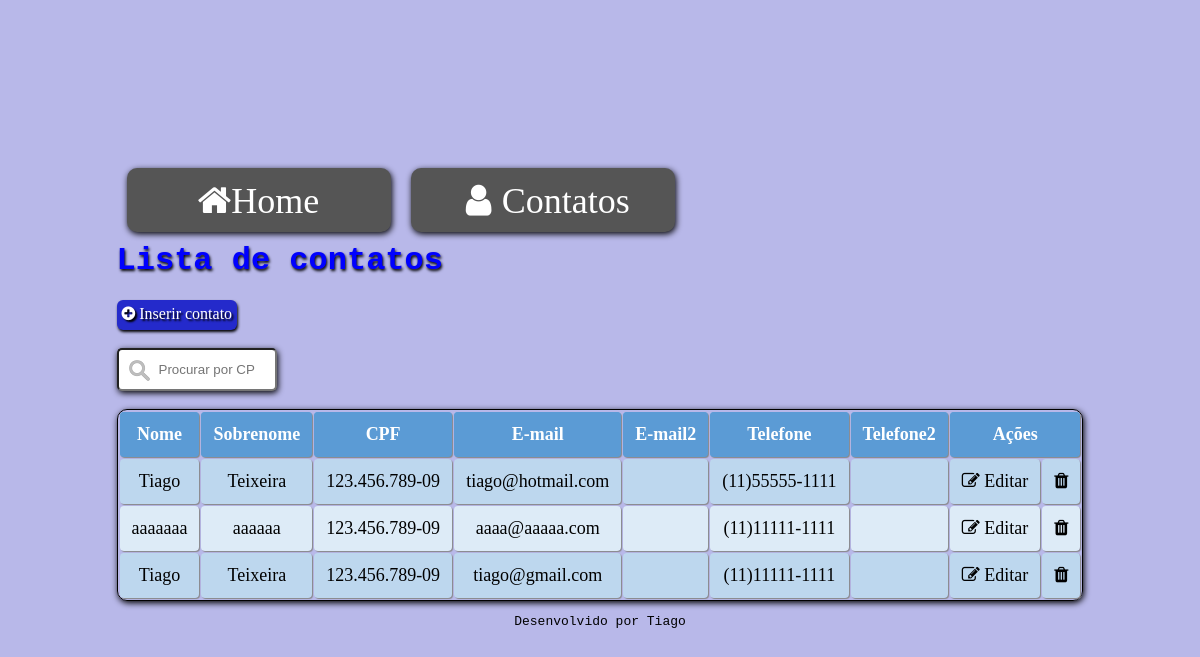
Page /index.php?pagina=usuarios on the committed database.
### tables this page shows
CREATE TABLE `usuarios` (
  `id_usuario` int NOT NULL AUTO_INCREMENT,
  `nome` varchar(255) NOT NULL,
  `sobrenome` varchar(255) NOT NULL,
  `cpf` varchar(14) DEFAULT NULL,
  `email` varchar(255) DEFAULT NULL,
  `email2` varchar(255) DEFAULT NULL,
  `telefone` varchar(14) DEFAULT NULL,
  `telefone2` varchar(14) DEFAULT NULL,
  PRIMARY KEY (`id_usuario`)
);

### db.php (called while the page is built)
<?php
$dados = file_get_contents('./config.json');
$dadosArray = json_decode($dados, true);
$server = $dadosArray["server"];
$user = $dadosArray["user"];
$password = $dadosArray["password"];
$db = $dadosArray["database"];
$conexao = mysqli_connect($server, $user, $password, $db);
$query = 'SELECT * FROM usuarios';
$consulta_usuarios = mysqli_query($conexao, $query);

### views/usuarios.php (the view)
<h1 id="listaContatos">Lista de contatos</h1>
<a href="?pagina=inserir_usuario" class="inserirNovo"><i class="fa fa-plus-circle" aria-hidden="true"></i> Inserir contato</a><br><br>
<input type="text" id="entradaSearch" maxlength="14" onkeyup="search()" placeholder="Procurar por CPFs" title="Digite o CPF"><br><br>
<table id="tabela" style="border:1px solid black;">
    <tr class="header">
        <th>Nome</th>
        <th>Sobrenome</th>
        <th>CPF</th>
        <th>E-mail</th>
        <th>E-mail2</th>
        <th>Telefone</th>
        <th>Telefone2</th>
        <th colspan="2">Ações</th>
    </tr>
    <?php
    while ($linha =  mysqli_fetch_array($consulta_usuarios)) {
        echo "<tr><td>" . $linha['nome'] . "</td>";
        echo "<td>" . $linha['sobrenome'] . "</td>";
        echo "<td>" . $linha['cpf'] . "</td>";
        echo "<td>" . $linha['email'] . "</td>";
        echo "<td>" . $linha['email2'] . "</td>";
        echo "<td>" . $linha['telefone'] . "</td>";
        echo "<td>" . $linha['telefone2'] . "</td>";
    ?>
        <td><a href="?pagina=inserir_usuario&editar=<?php echo $linha['id_usuario']; ?>" title=" Editar Contato"><i class="fa fa-pencil-square-o" aria-hidden="true"> Editar</i></a></td>
        <td><a href="deleta_usuario.php?id_usuario=<?php echo $linha['id_usuario']; ?>" class="excluirContato"><i class="fa fa-trash" title="Excluir registro" aria-hidden="true"></i></a></td>
        </tr>
    <?php } ?>
</table>

### header.php (shortened to what this page needs)
<!DOCTYPE html>
<html lang="en">
<head>
    <link rel="stylesheet" href="./style/style.css">
    <link rel="stylesheet" href="https://cdnjs.cloudflare.com/ajax/libs/font-awesome/4.7.0/css/font-awesome.min.css">
</head>
<body>
    <div class="principal">
        <div class="conteudos">
            <a href="?pagina=home" class="btnHome paginas"><i class="fa fa-home"></i>Home</a>
            <a href="?pagina=usuarios" class="btnContatos paginas"><i class="fa fa-fw fa-user"></i>Contatos</a>

### index.php (shortened to what this page needs)
<?php
include './db.php';
include './header.php';
if (isset($_GET['pagina'])) {
    $pagina = $_GET['pagina'];
} else {
    $pagina = 'home';
}
switch ($pagina) {
    case 'usuarios':
        include './views/usuarios.php';
        break;
}
include './footer.php';

### footer.php (shortened to what this page needs)
<footer>
    <p>Desenvolvido por <a href="https://github.com/tiagomt">Tiago</a></p>
</footer>
</div>
</div>
</body>
</html>

### style/style.css (style rules this page uses)
html, body { margin: 0; padding: 0; }
body { height: 100vh; background-color: #b8b8e9; }
.principal { display: flex; justify-content: center; height: 100vh; align-items: center; }
.conteudos { padding: 5px; justify-content: center; align-self: center; }
.paginas { background-color: #555; border-radius: 10px; box-shadow: #000000 1px 2px 6px; padding: 12px; margin: 10px; display: block; float: left; height: 5vh; width: 30vh; color: #fff; text-align: center; text-decoration: none; font-size: 36px; }
.inserirNovo, form input[type=submit] { border-radius: 6px; background: #242acb; box-shadow: #000000 1px 2px 3px; padding: 5px; color: #fff; text-shadow: 2px 2px 2px black; text-decoration: none; }
.inserirNovo { height: 2.5vh; display: inline-block; }
input { display: inline-block; }
#entradaSearch { padding: 12px; background-image: url('../images/searchIcon.png'); background-position: 10px 10px; background-repeat: no-repeat; border-radius: 5px; padding: 12px 20px 12px 40px; width: 10%; box-shadow: #000000 1px 2px 6px; }
#tabela { border-collapse: separate; border-spacing: 0, .15em; border-radius: 10px; width: 100%; font-size: 18px; box-shadow: #000000 1px 2px 6px; }
#tabela th { color: #fff; background-color: #5b9bd5; }
#tabela tr { background-color: #ddebf7; }
#tabela tr:nth-child(2n) { background-color: #bdd7ee; }
#tabela td, #tabela th { text-align: center; padding: 12px; border-radius: 4px; box-shadow: 1px 1px 1px #888; }
#tabela tr.header, #tabela tr:hover { background-color: #6cace6; }
a { text-decoration: none; color: inherit; }
.home, footer { text-align: center; }
#listaContatos { font-family: 'Courier New', Courier, monospace; color: blue; text-shadow: #000000 1px 2px 3px; clear: both; }
footer { font-weight: lighter; font-family: monospace; }
footer a { color: #000000; text-decoration: none; }

### rows in the picture
usuarios: nome "Tiago", sobrenome "Teixeira", cpf "123.456.789-09", email "tiago@hotmail.com", telefone "(11)55555-1111"
usuarios: nome "aaaaaaa", sobrenome "aaaaaa", cpf "123.456.789-09", email "aaaa@aaaaa.com", telefone "(11)11111-1111"
usuarios: nome "Tiago", sobrenome "Teixeira", cpf "123.456.789-09", email "tiago@gmail.com", telefone "(11)11111-1111"
